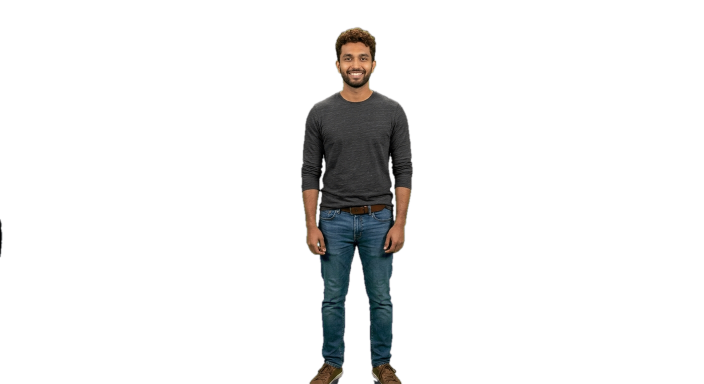
#> input picture greenscreen/cutout.png, 1408 x 768 px (shown at 1/2 size)
$ python match.py
#> lines starting #> are read from the running program, lines starting #| are printed output that depends on the picture; after the words box and inside, x2 and y2 are one past the last pixel; in counts of white or black regions, pixels touching at a corner belong together
import numpy as np
from PIL import Image, ImageFilter, ImageDraw

def create_v3_composite(person_path, bg_path, output_path):
#> called with person_path = 'cutout.png', bg_path = 'background.jpg', output_path = 'final_result.jpg'
    print("Loading cutout and background...")
    person = Image.open(person_path).convert("RGBA")
#> person is the input picture: PIL image 1408x768 RGBA; mean R, G, B, A 62.8, 145.3, 71.4, 22.7
    background = Image.open(bg_path).convert("RGB")
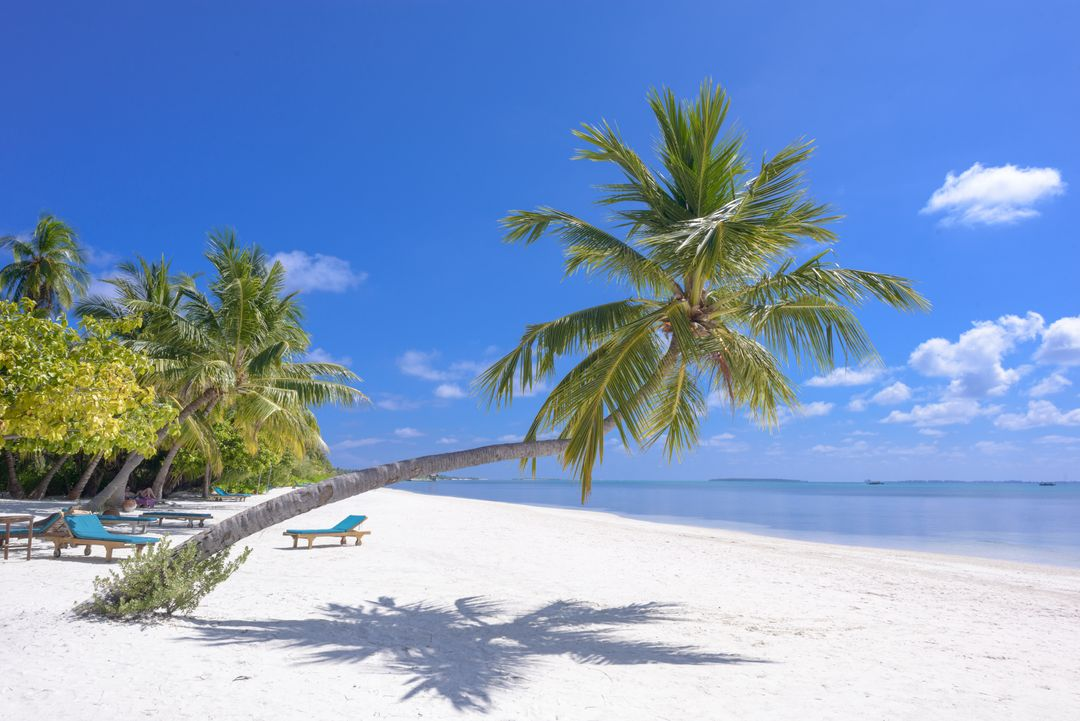
#> input picture greenscreen/background.jpg, 1080 x 721 px
#> background is the input picture: PIL image 1080x721 RGB; mean R, G, B 128.8, 155.1, 192.9

    width, height = background.size
#> width = 1080; height = 721

    # 1. Crop and Scale
    bbox = person.getbbox()
#> bbox = (0, 52, 828, 768)
    if bbox:
        person = person.crop(bbox)
#> person: PIL image 828x716 RGBA

    x_position = 0.50
    y_position = 0.85
    scale_percent = 0.25

    target_height = int(height * scale_percent)
#> target_height = 180
    person_width = int(person.width * (target_height / person.height))
#> person_width = 208
    person = person.resize((person_width, target_height), Image.Resampling.LANCZOS)
#> person: PIL image 208x180 RGBA

    # --- 2. DIRECTIONAL LIGHTING ---
    person_data = np.array(person).astype(np.float32)
    gradient = np.linspace(1.15, 0.85, person_width)
    for i in range(3):
        person_data[:, :, i] = person_data[:, :, i] * gradient
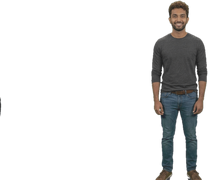
#> person_data: shape (180, 208, 4) float32; mean R, G, B, A 10.7, 10.7, 10.4, 41.5; transparent parts drawn white
    person = Image.fromarray(np.clip(person_data, 0, 255).astype(np.uint8))

    # --- 3. MATCH SHARPNESS ---
    person = person.filter(ImageFilter.GaussianBlur(radius=0.8))
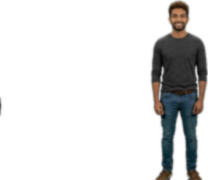
#> person: PIL image 208x180 RGBA; mean R, G, B, A 10.6, 10.6, 10.3, 41.5; transparent parts drawn white

    # --- 4. CAST SHADOW & CONTACT SHADOW ---
    print("Generating shadows...")

    # Cast Shadow
    cast_shadow = Image.new("RGBA", person.size, (0, 0, 0, 0))
#> cast_shadow: PIL image 208x180 RGBA; every value is 0
    cast_shadow.putalpha(person.split()[3])

    # Squash and stretch
    new_shadow_height = int(target_height * 0.2)
#> new_shadow_height = 36
    new_shadow_width = int(person_width * 1.5)
#> new_shadow_width = 312
    cast_shadow = cast_shadow.resize((new_shadow_width, new_shadow_height), Image.Resampling.LANCZOS)
#> cast_shadow: PIL image 312x36 RGBA

    # Rotate slightly
    cast_shadow = cast_shadow.rotate(-15, expand=True, resample=Image.BICUBIC)
#> cast_shadow: PIL image 312x116 RGBA
    cast_shadow = cast_shadow.filter(ImageFilter.GaussianBlur(radius=8))
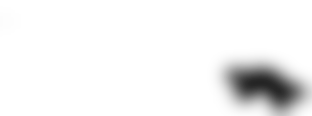
#> cast_shadow: PIL image 312x116 RGBA; mean R, G, B, A 0, 0, 0, 12.7; transparent parts drawn white

    # Tint and opacity
    shadow_data = np.array(cast_shadow)
    shadow_data[:, :, 0] = 10
    shadow_data[:, :, 1] = 20
    shadow_data[:, :, 2] = 40

    # THE FIX: Multiply alpha, but force anything below 10 to be completely 0
    shadow_data[:, :, 3] = np.clip(shadow_data[:, :, 3] * 0.4, 0, 255)
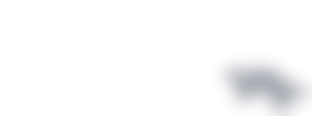
#> shadow_data: shape (116, 312, 4); mean R, G, B, A 10, 20, 40, 5; transparent parts drawn white
    shadow_data[:, :, 3] = np.where(shadow_data[:, :, 3] < 15, 0, shadow_data[:, :, 3])
#> shadow_data: shape (116, 312, 4); 6.05% of pixels changed, all inside (x1, y1, x2, y2) = (0, 16, 312, 116)

    cast_shadow = Image.fromarray(shadow_data)

    # Contact Shadow (Small dark oval under shoes)
    contact_shadow = Image.new("RGBA", (person_width, 40), (0, 0, 0, 0))
#> contact_shadow: PIL image 208x40 RGBA; every value is 0
    draw_contact = ImageDraw.Draw(contact_shadow)
    draw_contact.ellipse([10, 10, person_width-10, 35], fill=(0, 0, 0, 200))
    contact_shadow = contact_shadow.filter(ImageFilter.GaussianBlur(radius=3))
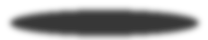
#> contact_shadow: PIL image 208x40 RGBA; mean R, G, B, A 0, 0, 0, 93.4; transparent parts drawn white

    # THE FIX for contact shadow box
    contact_data = np.array(contact_shadow)
    contact_data[:, :, 3] = np.where(contact_data[:, :, 3] < 15, 0, contact_data[:, :, 3])
#> contact_data: shape (40, 208, 4); 13.44% of pixels changed, all inside (x1, y1, x2, y2) = (3, 2, 206, 40)
    contact_shadow = Image.fromarray(contact_data)

    # --- 5. BACKGROUND MATCHING & GRADE ---
    background = background.filter(ImageFilter.GaussianBlur(radius=1.5))

    # Cinematic Vignette
    vignette = Image.new('L', (width, height), 0)
#> vignette: PIL image 1080x721 L; every value is 0
    draw_v = ImageDraw.Draw(vignette)
    draw_v.ellipse([-width//4, -height//4, width + width//4, height + height//4], fill=255)
    vignette = vignette.filter(ImageFilter.GaussianBlur(radius=100))
#> vignette: PIL image 1080x721 L; every value is 255

    bg_data = np.array(background).astype(np.float32)
    vig_data = np.array(vignette).astype(np.float32) / 255.0
#> vig_data: shape (721, 1080) float32; every value is 1
    vig_multiplier = 0.7 + (0.3 * vig_data)

    for i in range(3):
        bg_data[:, :, i] = bg_data[:, :, i] * vig_multiplier
    background = Image.fromarray(np.clip(bg_data, 0, 255).astype(np.uint8))

    # --- 6. COMBINE EVERYTHING ---
    x_offset = int((width * x_position) - (person_width / 2))
#> x_offset = 436
    y_offset = int((height * y_position) - target_height)
#> y_offset = 432

    # Paste Cast Shadow
    shadow_x = x_offset - int(cast_shadow.width * 0.4)
#> shadow_x = 312
    shadow_y = y_offset + target_height - int(cast_shadow.height * 0.8)
#> shadow_y = 520
    background.paste(cast_shadow, (shadow_x, shadow_y), cast_shadow)

    # Paste Contact Shadow
    contact_x = x_offset
#> contact_x = 436
    contact_y = y_offset + target_height - 20
#> contact_y = 592
    background.paste(contact_shadow, (contact_x, contact_y), contact_shadow)

    # Paste Person
    background.paste(person, (x_offset, y_offset), person)
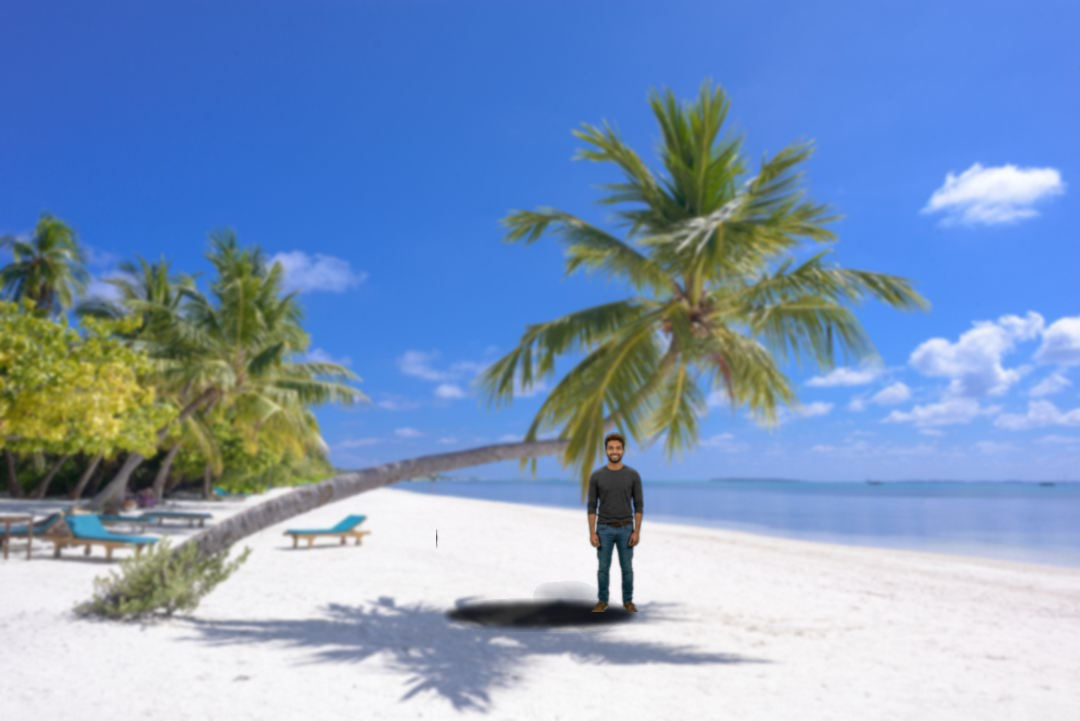
#> background: PIL image 1080x721 RGB; mean R, G, B 127.1, 153.3, 190.8

    background.save(output_path)
    print(f"Success! V3 invisible box destroyed. Saved to {output_path}")

if __name__ == "__main__":
    create_v3_composite("cutout.png", "background.jpg", "final_result.jpg")
